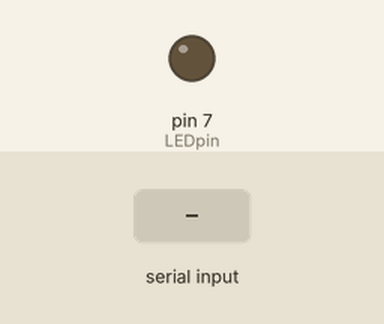
Simulated run of this sketch. Board: Arduino Uno, built with avr-gcc and run on an emulated ATmega328P. On the bench: output pins drawn as LEDs (lit = HIGH). Dashed ring = blinking. Inputs (shaded band) come from the test bench. What the sketch prints to the serial monitor is not drawn.

Above: at 1.2 s.
1.3 s: "90,45\n" received over Serial
At 1.7 s:
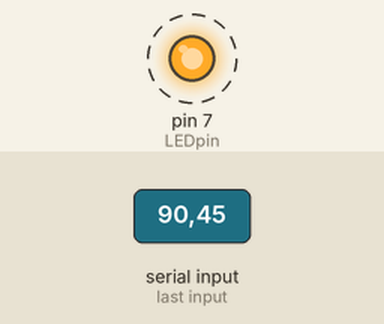
Timing chart, 0 to 10.3 s (numbered marks = the images above; inputs shaded):
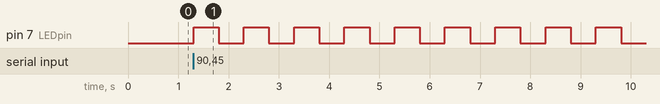

Measured:
- after the input at 1.3 s, pin 7 (LEDpin): alternates HIGH for 0.50 s and LOW for 0.50 s, starting at once

The sketch:

user_wish_blinker.ino
```cpp
int LEDpin = 7;
int num_blinks;
int i;
int waitTime=500;
String msg="How many times do you want to blink the LED ?";
void setup() {
  // put your setup code here, to run once:
  Serial.begin(9600);
  pinMode(LEDpin, OUTPUT);

}

void loop() {
  // put your main code here, to run repeatedly:
  Serial.println(msg);
  while(Serial.available()==0){

  }
  num_blinks = Serial.parseInt();
  for(i=0;i<num_blinks;i=i+1){
    digitalWrite(LEDpin, HIGH);
    delay(waitTime);
    digitalWrite(LEDpin, LOW);
    delay(waitTime);
  }
}
```
